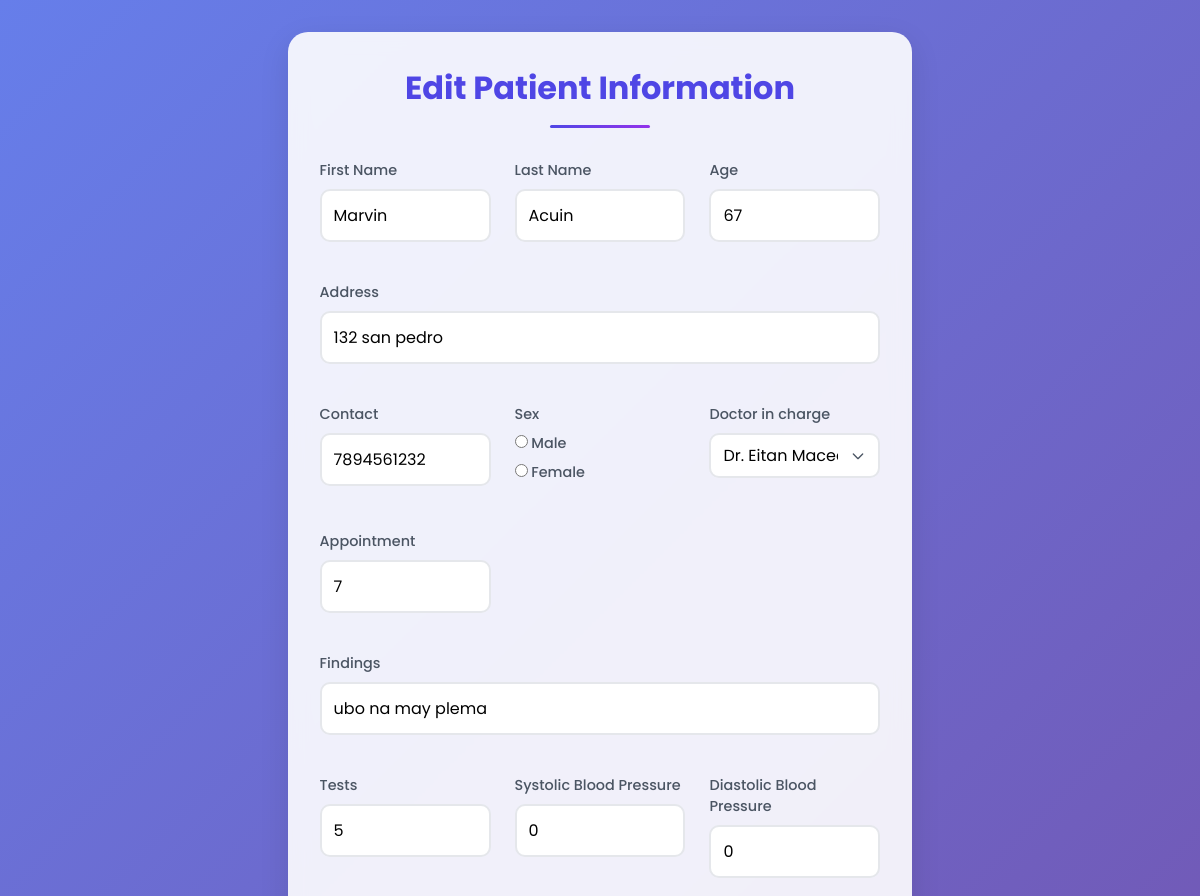
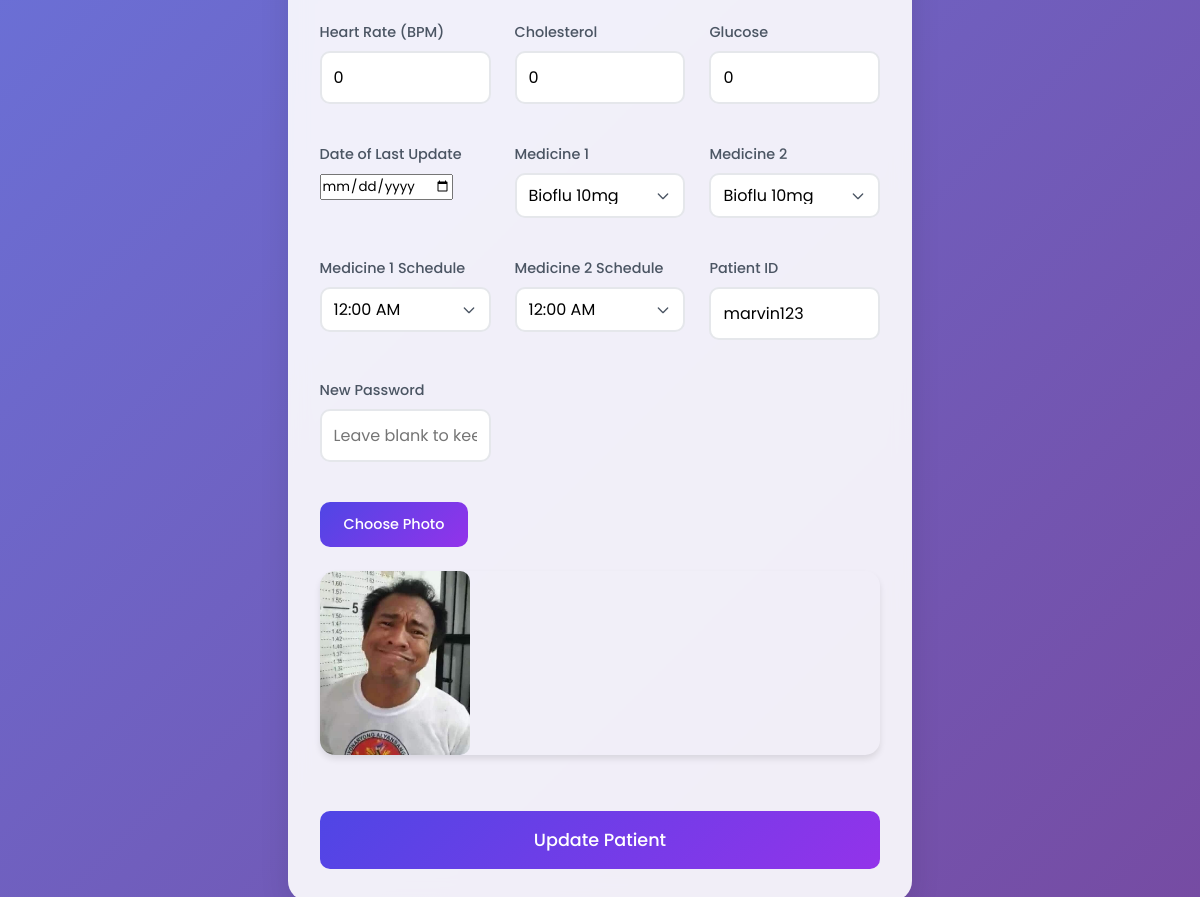
The app's page /admin-edit.php?id=13 with its own data (2 pictures, top to bottom).
### tables this page shows
CREATE TABLE `user_info` (
  `id` int(11) NOT NULL,
  `first_name` varchar(255) NOT NULL,
  `last_name` varchar(255) NOT NULL,
  `age` int(3) NOT NULL,
  `_sex` varchar(2) NOT NULL,
  `address` varchar(255) NOT NULL,
  `contact` varchar(100) NOT NULL,
  `_doc` varchar(255) NOT NULL,
  `_appointment` int(3) NOT NULL,
  `_meds` varchar(255) NOT NULL,
  `_test` varchar(255) NOT NULL,
  `photo` varchar(255) NOT NULL,
  `systolic` int(20) NOT NULL,
  `diastolic` int(20) NOT NULL,
  `bpm` int(5) NOT NULL,
  `cholesterol` int(5) NOT NULL,
  `glucose` int(5) NOT NULL,
  `last_date` date NOT NULL,
  `med1` varchar(255) NOT NULL,
  `med2` varchar(255) NOT NULL,
  `med_sched1` varchar(255) NOT NULL,
  `med_sched2` varchar(255) NOT NULL
);

CREATE TABLE `users` (
  `id` int(11) NOT NULL,
  `patient__id` varchar(255) NOT NULL,
  `password` varchar(255) NOT NULL
);

### admin-edit.php (the view, shortened to what this page needs)
<?php
include "db-login.php";
if (isset($_GET['id'])) {
    $id = $_GET['id'];
    $stmt = $conn->prepare("
        SELECT ui.*, u.patient__id
        FROM user_info ui
        JOIN users u ON ui.id = u.id
        WHERE ui.id = ?
    ");
    $stmt->bind_param("i", $id);
    $stmt->execute();
    $result = $stmt->get_result();
    $row = $result->fetch_assoc();
}
?>
<!DOCTYPE html>
<html lang="en">
<head>
    <link rel="stylesheet" href="styleForAdmin-edit.css" />
</head>
<body>
<div class="edit-form-container">
    <h2>Edit Patient Information</h2>
    <form method="POST" enctype="multipart/form-data">
        <div class="form-group">
            <label for="first_name">First Name</label>
            <input type="text" id="first_name" name="first_name" value="<?= htmlspecialchars($row['first_name']) ?>" required />
        </div>
        <div class="form-group">
            <label for="last_name">Last Name</label>
            <input type="text" id="last_name" name="last_name" value="<?= htmlspecialchars($row['last_name']) ?>" required />
        </div>
        <div class="form-group">
            <label for="age">Age</label>
            <input type="number" id="age" name="age" value="<?= htmlspecialchars($row['age']) ?>" required />
        </div>
        <div class="form-group full-width">
            <label for="address">Address</label>
            <input type="text" id="address" name="address" value="<?= htmlspecialchars($row['address']) ?>" required />
        </div>
        <div class="form-group">
            <label for="contact">Contact</label>
            <input type="text" id="contact" name="contact" value="<?= htmlspecialchars($row['contact']) ?>" required />
        </div>
        <div class="form-group">
            <label>Sex</label>
            <div class="radio-group">
                <label><input type="radio" name="_sex" value="M" <?= ($row['_sex'] === 'M') ? 'checked' : '' ?> /> Male</label>
                <label><input type="radio" name="_sex" value="F" <?= ($row['_sex'] === 'F') ? 'checked' : '' ?> /> Female</label>
            </div>
        </div>
        <div class="form-group">
            <label for="_doc">Doctor in charge</label>
            <select id="_doc" name="_doc" required>
                <option value="Dr. Eitan Maceda" <?= $row['_doc'] == 'Dr. Eitan Maceda' ? 'selected' : '' ?>>Dr. Eitan Maceda</option>
            </select>
        </div>
        <div class="form-group">
            <label for="_appointment">Appointment</label>
            <input type="text" id="_appointment" name="_appointment" value="<?= htmlspecialchars($row['_appointment']) ?>" />
        </div>
        <div class="form-group full-width">
            <label for="_meds">Findings</label>
            <input type="text" id="_meds" name="_meds" value="<?= htmlspecialchars($row['_meds']) ?>" />
        </div>
        <div class="form-group">
            <label for="_test">Tests</label>
            <input type="text" id="_test" name="_test" value="<?= htmlspecialchars($row['_test']) ?>" />
        </div>
        <div class="form-group">
            <label for="systolic">Systolic Blood Pressure</label>
            <input type="text" id="systolic" name="systolic" value="<?= htmlspecialchars($row['systolic'] ?? '') ?>" />
        </div>
        <div class="form-group">
            <label for="diastolic">Diastolic Blood Pressure</label>
            <input type="text" id="diastolic" name="diastolic" value="<?= htmlspecialchars($row['diastolic'] ?? '') ?>" />
        </div>
        <div class="form-group">
            <label for="bpm">Heart Rate (BPM)</label>
            <input type="text" id="bpm" name="bpm" value="<?= htmlspecialchars($row['bpm'] ?? '') ?>" />
        </div>
        <div class="form-group">
            <label for="cholesterol">Cholesterol</label>
            <input type="text" id="cholesterol" name="cholesterol" value="<?= htmlspecialchars($row['cholesterol'] ?? '') ?>" />
        </div>
        <div class="form-group">
            <label for="glucose">Glucose</label>
            <input type="text" id="glucose" name="glucose" value="<?= htmlspecialchars($row['glucose'] ?? '') ?>" />
        </div>
        <div class="form-group">
            <label for="last_date">Date of Last Update</label>
            <input type="date" id="last_date" name="last_date" value="<?= htmlspecialchars($row['last_date'] ?? '') ?>" />
        </div>
        <div class="form-group">
            <label for="med1">Medicine 1</label>
            <select id="med1" name="med1">
                <?php
                $meds = ["Bioflu 10mg", "Bioflu 20mg", "Paracetamol 500mg", "Paracetamol 650mg",
                         "Amoxicillin 250mg", "Amoxicillin 500mg", "Ibuprofen 200mg", "Ibuprofen 400mg",
                         "Cetirizine 5mg", "Cetirizine 10mg", "Loperamide 2mg", "Loperamide 4mg",
                         "Mefenamic Acid 250mg", "Mefenamic Acid 500mg", "Antacid 100mg", "Antacid 200mg",
                         "Omeprazole 20mg", "Omeprazole 40mg", "Salbutamol 2mg", "Salbutamol 4mg"];
                foreach ($meds as $med) {
                    $selected = ($row['med1'] ?? '') === $med ? 'selected' : '';
                    echo "<option value=\"$med\" $selected>$med</option>";
                }
                ?>
            </select>
        </div>
        <div class="form-group">
            <label for="med2">Medicine 2</label>
            <select id="med2" name="med2">
                <?php
                foreach ($meds as $med) {
                    $selected = ($row['med2'] ?? '') === $med ? 'selected' : '';
                    echo "<option value=\"$med\" $selected>$med</option>";
                }
                ?>
            </select>
        </div>
        <div class="form-group">
            <label for="med_sched1">Medicine 1 Schedule</label>
            <select id="med_sched1" name="med_sched1">
                <?php
                $times = [];
                for ($h = 0; $h < 24; $h++) {
                    foreach ([0, 30] as $m) {
                        $time = sprintf("%02d:%02d %s", ($h % 12) ?: 12, $m, $h < 12 ? "AM" : "PM");
                        $times[] = $time;
                    }
                }
                foreach ($times as $time) {
                    $selected = ($row['med_sched1'] ?? '') === $time ? 'selected' : '';
                    echo "<option value=\"$time\" $selected>$time</option>";
                }
                ?>
            </select>
        </div>
        <div class="form-group">
            <label for="med_sched2">Medicine 2 Schedule</label>
            <select id="med_sched2" name="med_sched2">
                <?php
                foreach ($times as $time) {
                    $selected = ($row['med_sched2'] ?? '') === $time ? 'selected' : '';
                    echo "<option value=\"$time\" $selected>$time</option>";
                }
                ?>
            </select>
        </div>
        <div class="form-group">
            <label for="patient__id">Patient ID</label>
            <input type="text" id="patient__id" name="patient__id" value="<?= htmlspecialchars($row['patient__id']) ?>" required />
        </div>
        <div class="form-group">
            <label for="password">New Password</label>
            <input type="password" id="password" name="password" placeholder="Leave blank to keep current" />
        </div>
        <div class="form-group full-width">
            <label class="file-input-label" for="photo">Choose Photo</label>
            <div class="image-preview">
                <img src="uploads/<?= htmlspecialchars($row['photo']) ?>" alt="Patient photo" />
            </div>
        </div>
        <button type="submit" name="update" class="submit-btn">Update Patient</button>
    </form>
</div>
</body>
</html>

### styleForAdmin-edit.css (style rules this page uses)
* { margin: 0; padding: 0; box-sizing: border-box; font-family: "Poppins", sans-serif; }
body { min-height: 100vh; background: linear-gradient(135deg, #667eea, #764ba2); padding: 2rem; color: #333; display: flex; align-items: center; justify-content: center; }
.edit-form-container { width: 55%; max-width: 1100px; background: rgba(255, 255, 255, 0.9); backdrop-filter: blur(10px); padding: 2rem; border-radius: 20px; box-shadow: 0 10px 30px rgba(0, 0, 0, 0.1); }
h2 { color: #4f46e5; font-size: 2rem; text-align: center; margin-bottom: 2rem; position: relative; padding-bottom: 1rem; }
h2:after { content: ""; position: absolute; bottom: 0; left: 50%; transform: translateX(-50%); width: 100px; height: 3px; background: linear-gradient(to right, #4f46e5, #9333ea); border-radius: 10px; }
form { display: grid; grid-template-columns: repeat(3, 1fr); gap: 1.5rem; }
.form-group.full-width { grid-column: span 3; }
.form-group { margin-bottom: 1rem; position: relative; transition: transform 0.2s; }
label { display: block; margin-bottom: 0.5rem; color: #4b5563; font-weight: 500; font-size: 0.9rem; }
input[type="text"], input[type="number"], input[type="password"], select { width: 100%; padding: 0.75rem; border: 2px solid #e5e7eb; border-radius: 10px; font-size: 1rem; background: white; transition: all 0.3s; }
select { cursor: pointer; appearance: none; background-repeat: no-repeat; background-position: right 0.75rem center; background-size: 1rem; padding-right: 2.5rem; }
.file-input-label { padding: 0.75rem 1.5rem; background: linear-gradient(135deg, #4f46e5, #9333ea); color: white; border-radius: 10px; cursor: pointer; transition: all 0.3s; display: inline-block; }
.image-preview { margin: 1rem 0; border-radius: 15px; overflow: hidden; box-shadow: 0 4px 6px rgba(0, 0, 0, 0.1); }
.image-preview img { max-width: 150px; height: auto; display: block; border-radius: 10px; }
.submit-btn { grid-column: span 3; background: linear-gradient(135deg, #4f46e5, #9333ea); color: white; padding: 1rem; border: none; border-radius: 10px; font-size: 1.1rem; font-weight: 500; cursor: pointer; transition: all 0.3s; }

### records on screen
user_info: first_name "Marvin", last_name "Acuin", age "67", address "132 san pedro", contact "7894561232", _sex "☐ Male", _sex "☐ Female", _doc "Dr. Eitan Maceda", _appointment "7", _meds "ubo na may plema", _test "5", systolic "0", diastolic "0", bpm "0", cholesterol "0", glucose "0", patient__id "marvin123", photo (picture)

### other values on screen
form field med1 "Bioflu 10mg"
form field med2 "Bioflu 10mg"
form field med_sched1 "12:00 AM"
form field med_sched2 "12:00 AM"
